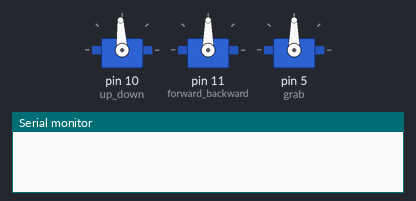
A sketch run on a simulated Arduino Uno, built with avr-gcc and run on an emulated ATmega328P. Parts: 3 × servo, the last lines printed to the serial monitor.

Above: at 0.05 s.
At 1.4 s:
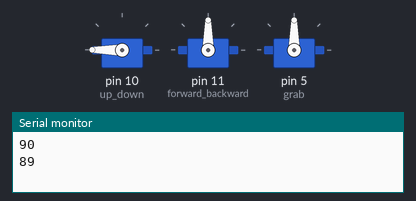
At 2.75 s:
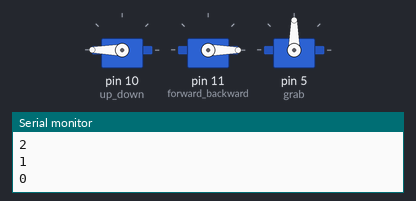
At 5.5 s:
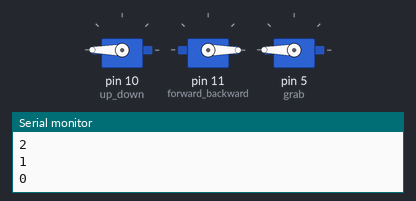
At 8.2 s:
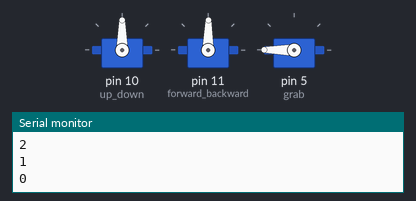
At 10.95 s:
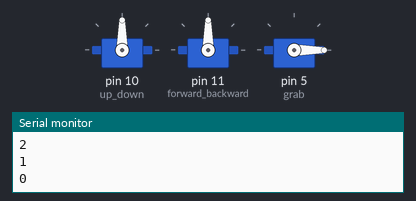
Timing chart, 0 to 14.2 s (numbered marks = the images above):
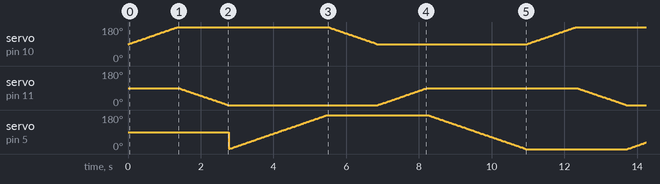

The sketch:

Knob.ino
```cpp
#include <Servo.h>

Servo up_down;
Servo forward_backward;
Servo grab;

int pos1 = 0;    // Initialposition des ersten Servos
int pos2 = 180;  // Initialposition des zweiten Servos
int pos3 = 90;  // Initialposition des dritten Servos

void setup() {
  up_down.attach(10);  // Verbindung des ersten Servos mit Pin 9
  forward_backward.attach(11); // Verbindung des zweiten Servos mit Pin 10
  grab.attach(5); // Verbindung des dritten Servos mit Pin 11
  Serial.begin(9600);  // Initialisierung der seriellen Schnittstelle
}

void loop() {
  // Bewegung des ersten Servos nach rechts
  for (pos1 = 90; pos1 <= 180; pos1 += 1) {
    up_down.write(pos1);

    delay(15);
  }
  // Bewegung des zweiten Servos nach links
  for (pos2 = 90; pos2 >= 0; pos2 -= 1) {
    forward_backward.write(pos2);
    Serial.println(forward_backward.read());
    delay(15);
  }
  // Bewegung des dritten Servos nach oben
  for (pos3 = 0; pos3 <= 180; pos3 += 1) {
    grab.write(pos3);
    delay(15);
  }
  // Bewegung des ersten Servos nach links
  for (pos1 = 180; pos1 >= 90; pos1 -= 1) {
    up_down.write(pos1);
    delay(15);
  }
  // Bewegung des zweiten Servos nach rechts
  for (pos2 = 0; pos2 <= 90; pos2 += 1) {
    forward_backward.write(pos2);
    delay(15);
  }
  // Bewegung des dritten Servos nach unten
  for (pos3 = 180; pos3 >= 0; pos3 -= 1) {
    grab.write(pos3);
    delay(15);
  }

}
```
